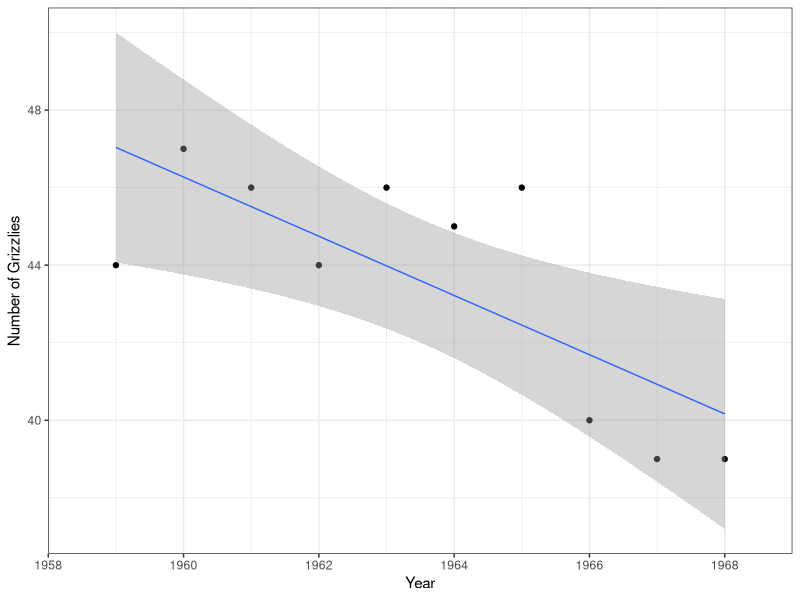
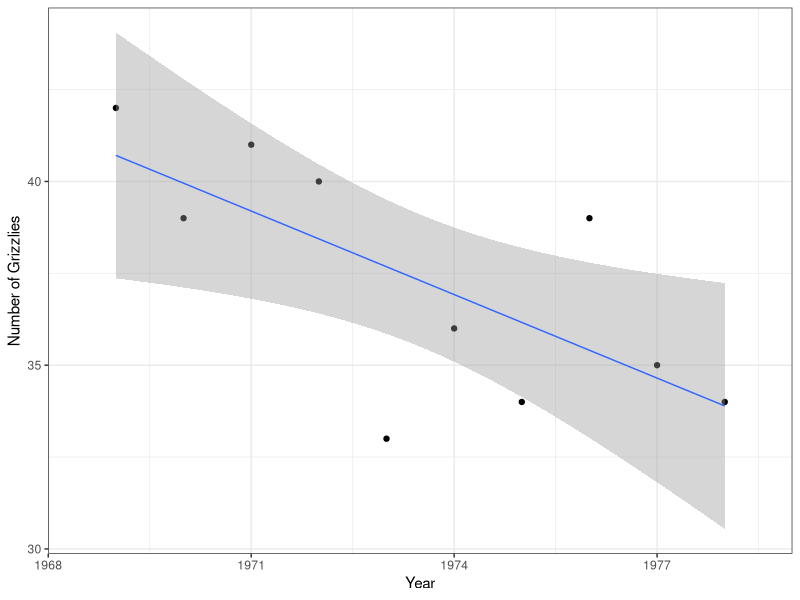
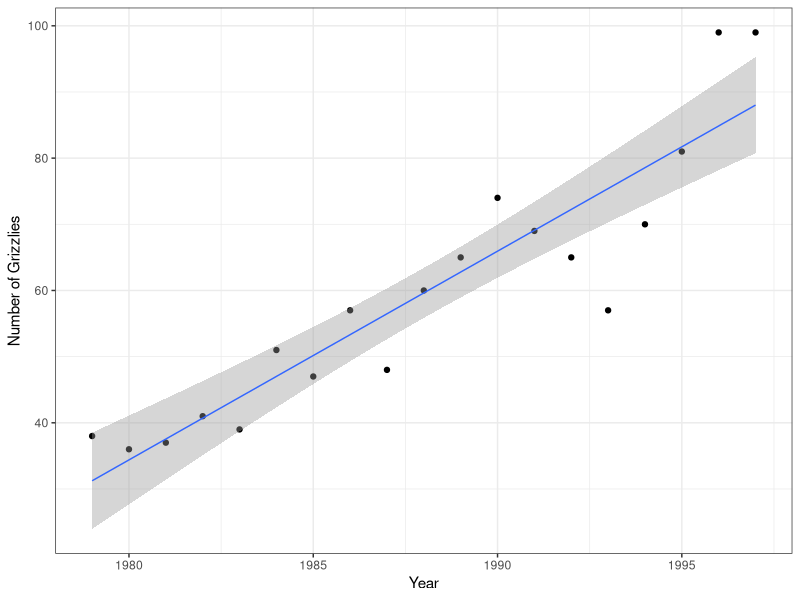

Here is the R script that generated these plots, in order:
## ---- chunk 1
knitr::opts_chunk$set(echo = TRUE)

library(tidyverse)

## ---- chunk 2

#Read in Swallenia Data
swallenia <- read_csv("Swallenia.csv")

#Perform two sample t-test
swallenia_ttest <- t.test(swallenia$count_2009, swallenia$count_2010, var.equal = TRUE)

swallenia_ttest


## ---- chunk 3

#Paired t-test
swallenia_pairedtest <- t.test(swallenia$count_2009, swallenia$count_2010, paired = TRUE)

swallenia_pairedtest 

## ---- chunk 4

grizzly <- read_csv("grizzlydata.csv") 

#Filter years 1959 to 1968
grizzly5968 <- grizzly %>%
  filter(Year >= "1959" & Year <= "1968")


#perform linear regression
grizzly5968_model <- lm(N ~ Year, data = grizzly5968)


grizzly5968_model
# N(grizzlies) = 1543 - 0.7636(Year)

#summary function
summary(grizzly5968_model)
#standard error: 2.188,  p-value: 0.01319

#Visualize the data
girzzly5968_plot <- ggplot(grizzly5968, aes(x = Year, y = N)) +
  geom_point() +
  geom_smooth(method = lm, se = T, size = 0.5)+
  theme_bw() +
  scale_x_continuous(expand = c(0,0), limits = c(1958, 1969)) +
  labs(x = "Year", y = "Number of Grizzlies")


girzzly5968_plot

## ---- chunk 5

#filter years 1969 to 1978
grizzly6978 <- grizzly %>%
  filter(Year >= "1969" & Year <= "1978" )

#perform linear regression 
grizzly6978_model <- lm(N ~ Year, data = grizzly6978)

#summary function: standard error, p-value, etc

grizzly6978_model
#N(grizzlies) = 1532.3758 - 0.7576(Year)

#visuallize data
grizzly6978_plot <- ggplot(grizzly6978, aes(x = Year, y = N)) +
  geom_point() +
  geom_smooth(method = lm, se = T, size = 0.5)+
  theme_bw() +
  scale_x_continuous(expand = c(0,0), limits = c(1968, 1979)) +
  labs(x = "Year", y = "Number of Grizzlies")


grizzly6978_plot

#t test (pnorm) of the two models



## ---- chunk 6

#filter the rest of the data
grizzly79 <- grizzly %>%
  filter(Year >= "1979")

#perform linear regression
grizzly79_model <- lm(N ~ Year, data = grizzly79)

grizzly79_model
# N(grizzly) = -6211.288 + 3.14(Years)

#Visualize 
grizzly79_plot <- ggplot(grizzly79, aes(x = Year, y = N)) +
  geom_point() +
  geom_smooth(method = lm, se = T, size = 0.5)+
  theme_bw() +
  scale_x_continuous(expand = c(0,0), limits = c(1978, 1998)) +
  labs(x = "Year", y = "Number of Grizzlies")


grizzly79_plot


